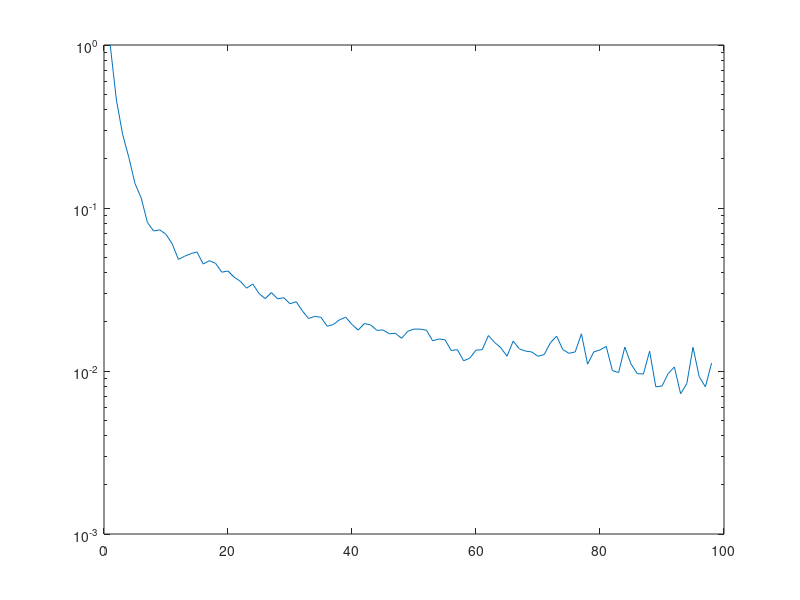

The MATLAB script that drew this image:
n = 100; %velicina matrice
M = zeros(100,100);

for i = 1:100
    M(i,i) = i*i; %svojstvene vrijednosti su mi kvadrati zapravo
end

X = rand(100);
[Q,R] = qr(X); %generiram random Q
A = Q*M*(Q.'); %ovako dobijem matricu A   

x_0 = zeros(100,1);   %početna iteracija
x = ones(100,1);
b = A*x; %ovako je određen b
tol = 1e-8;

[x,flag,relres,iter,resvec] = pcg(A,b,tol,n+1,[],[],x_0)
%koristim metodu konjugiranih gradijenata, već gotovu

flag 

reziduali =resvec/norm(b,2)
semilogy(1:iter,reziduali(1:iter))
length(reziduali)

%čini se da ovo ne konv